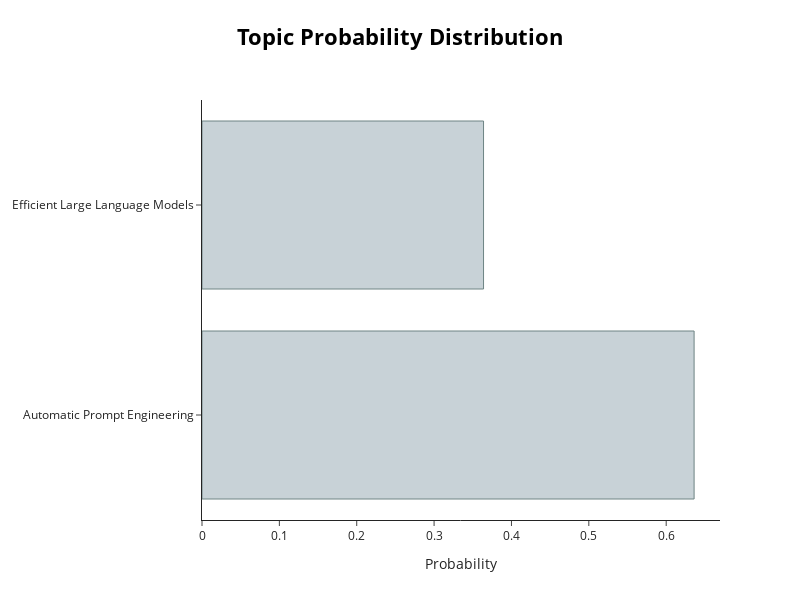

Notebook code for this chart:
### Code cell
# Visualize the topic-document distribution for a single document
topic_model.visualize_distribution(topic_distr[abstract_id], custom_labels=True)

### Figure 1 — Plotly figure (JSON) as saved in the notebook; plotly's stock layout.template omitted (floating-point values rounded to 4 significant figures)
{"data": [{"marker": {"color": "#C8D2D7", "line": {"color": "#6E8484", "width": 1}}, "orientation": "h", "type": "bar", "x": [0.6361, 0.3639], "y": ["Automatic Prompt Engineering", "Efficient Large Language Models"]}], "layout": {"height": 600, "hoverlabel": {"bgcolor": "white", "font": {"family": "Rockwell", "size": 16}}, "title": {"font": {"color": "Black", "size": 22}, "text": "<b>Topic Probability Distribution</b>", "x": 0.5, "xanchor": "center", "y": 0.95, "yanchor": "top"}, "width": 800, "xaxis": {"title": {"text": "Probability"}}}}
